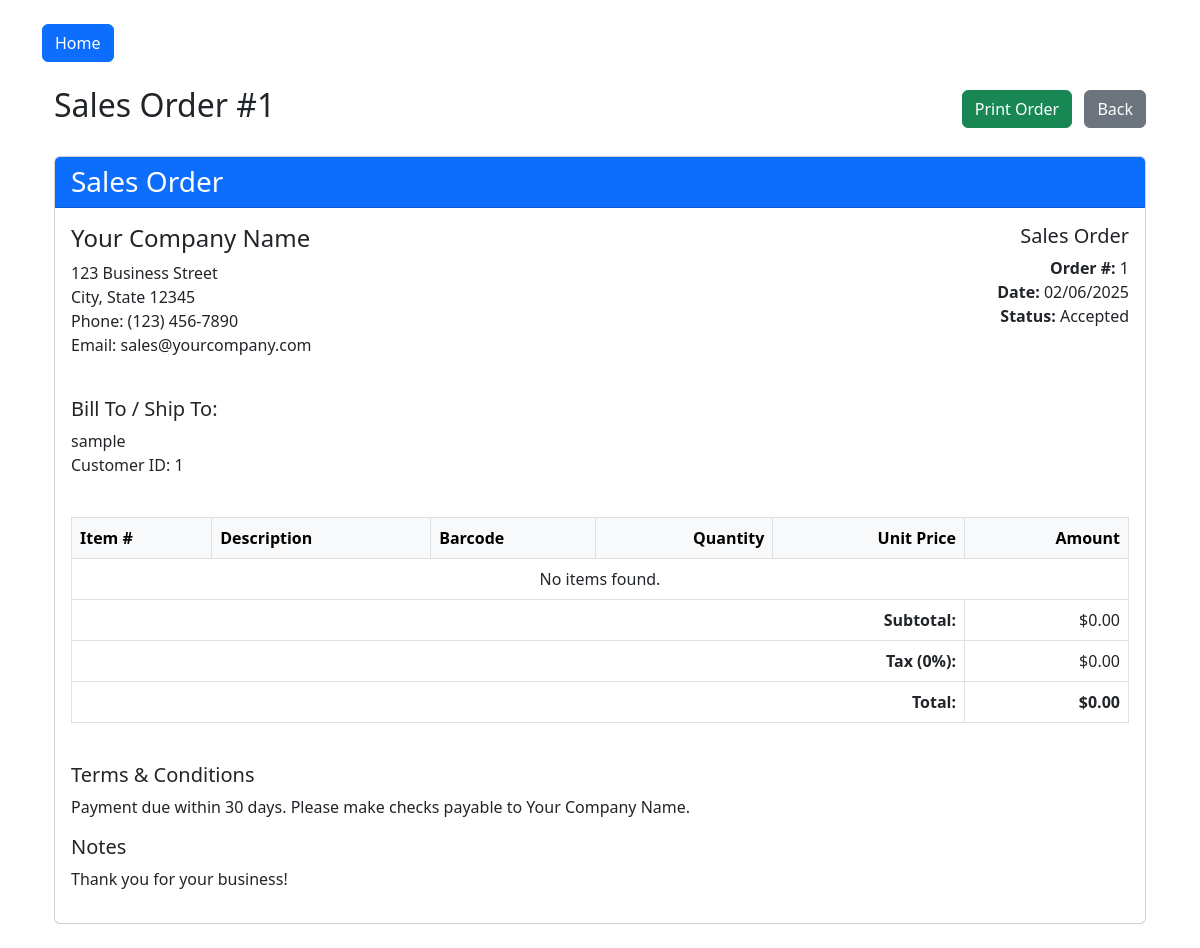
Page /order-detail/1 (signed in) on the committed database.
### tables this page shows
CREATE TABLE sales_orders (
        id INTEGER PRIMARY KEY AUTOINCREMENT,
        customer_id INTEGER,
        order_data TEXT,
        status TEXT DEFAULT 'Pending',
        created_at TIMESTAMP DEFAULT CURRENT_TIMESTAMP,
        FOREIGN KEY(customer_id) REFERENCES users(id)
        );

CREATE TABLE users (
            id INTEGER PRIMARY KEY AUTOINCREMENT,
            username TEXT UNIQUE NOT NULL,
            password TEXT NOT NULL,
            role TEXT NOT NULL
        );

### app.py (the view)
@app.route('/order-detail/<int:order_id>')
def view_order_detail(order_id):
    if 'user_id' not in session:
        return redirect(url_for('login'))
    conn = get_db_connection()
    order = conn.execute('''
        SELECT sales_orders.*, users.username, users.id as customer_id
        FROM sales_orders
        LEFT JOIN users ON sales_orders.customer_id = users.id
        WHERE sales_orders.id = ?
    ''', (order_id,)).fetchone()
    if not order:
        conn.close()
        flash("Order not found", "error")
        return redirect(url_for('dashboard'))
    order_items = []
    order_total = 0
    try:
        order_data = json.loads(order['order_data'])
        for barcode, details in order_data.items():
            product = conn.execute('SELECT * FROM products WHERE barcode = ?', (barcode,)).fetchone()
            if product:
                price = 10.00
                item_total = price * details['quantity']
                order_total += item_total
                order_items.append({
                    'product_id': product['id'],
                    'name': product['name'],
                    'barcode': barcode,
                    'quantity': details['quantity'],
                    'price': price,
                    'total': item_total
                })
    except:
        pass
    conn.close()
    return render_template('order_detail.html',
                          order=order,
                          items=order_items,
                          total=order_total)

### app.py (called while the page is built)
def get_db_connection():
    conn = sqlite3.connect('database.db')
    conn.row_factory = sqlite3.Row
    return conn

### templates/order_detail.html (shortened to what this page needs)
{% extends "base.html" %}
{% block content %}
<div class="container mt-4" id="printable-content">
    <div class="d-flex justify-content-between align-items-center non-printable">
        <h2>Sales Order #{{ order['id'] }}</h2>
        <div>
            <button onclick="window.print();" class="btn btn-success me-2">Print Order</button>
            <a href="javascript:history.back()" class="btn btn-secondary">Back</a>
        </div>
    </div>
    <div class="card mt-4">
        <div class="card-header bg-primary text-white">
            <h3 class="mb-0">Sales Order</h3>
        </div>
        <div class="card-body">
            <div class="row mb-4">
                <div class="col-md-6">
                    <h4>Your Company Name</h4>
                    <p>123 Business Street<br>
                    City, State 12345<br>
                    Phone: (123) 456-7890<br>
                    Email: sales@yourcompany.com</p>
                </div>
                <div class="col-md-6 text-md-end">
                    <h5>Sales Order</h5>
                    <p><strong>Order #:</strong> {{ order['id'] }}<br>
                    <strong>Date:</strong> {{ order['created_at'] }}<br>
                    <strong>Status:</strong> {{ order['status'] }}</p>
                </div>
            </div>
            <div class="row mb-4">
                <div class="col-md-6">
                    <h5>Bill To / Ship To:</h5>
                    <p>{{ order['username'] }}<br>
                    Customer ID: {{ order['customer_id'] }}</p>
                </div>
            </div>
            <div class="table-responsive">
    <table class="table table-bordered">
        <thead class="table-light">
            <tr>
                <th>Item #</th>
                <th>Description</th>
                <th>Barcode</th>
                <th class="text-end">Quantity</th>
                <th class="text-end">Unit Price</th>
                <th class="text-end">Amount</th>
            </tr>
        </thead>
        <tbody>
            {% for item in order_items %}
            <tr>
                <td>{{ item.product_id }}</td>
                <td>{{ item.name }}</td>
                <td>{{ item.barcode }}</td>
                <td class="text-end">{{ item.quantity }}</td>
                <td class="text-end">${{ "%.2f"|format(item.price) }}</td>
                <td class="text-end">${{ "%.2f"|format(item.total) }}</td>
            </tr>
            {% else %}
            <tr>
                <td colspan="6" class="text-center">No items found.</td>
            </tr>
            {% endfor %}
        </tbody>
</div>
                    <tfoot>
                        <tr>
                            <th colspan="5" class="text-end">Subtotal:</th>
                            <td class="text-end">${{ "%.2f"|format(total) }}</td>
                        </tr>
                        <tr>
                            <th colspan="5" class="text-end">Tax (0%):</th>
                            <td class="text-end">$0.00</td>
                        </tr>
                        <tr>
                            <th colspan="5" class="text-end">Total:</th>
                            <td class="text-end"><strong>${{ "%.2f"|format(total) }}</strong></td>
                        </tr>
                    </tfoot>
            </div>
            <div class="row mt-4">
                <div class="col-md-12">
                    <h5>Terms & Conditions</h5>
                    <p>Payment due within 30 days. Please make checks payable to Your Company Name.</p>
                    <h5>Notes</h5>
                    <p>Thank you for your business!</p>
                </div>
            </div>
        </div>
    </div>
{% endblock %}

### rows in the picture
sales_orders: id "1", created_at "02/06/2025", status "Accepted"
users: username "sample"

### other values in the picture
{{ order['customer_id'] }} "1"
{{ "%.2f"|format(total) }} "0.00"
